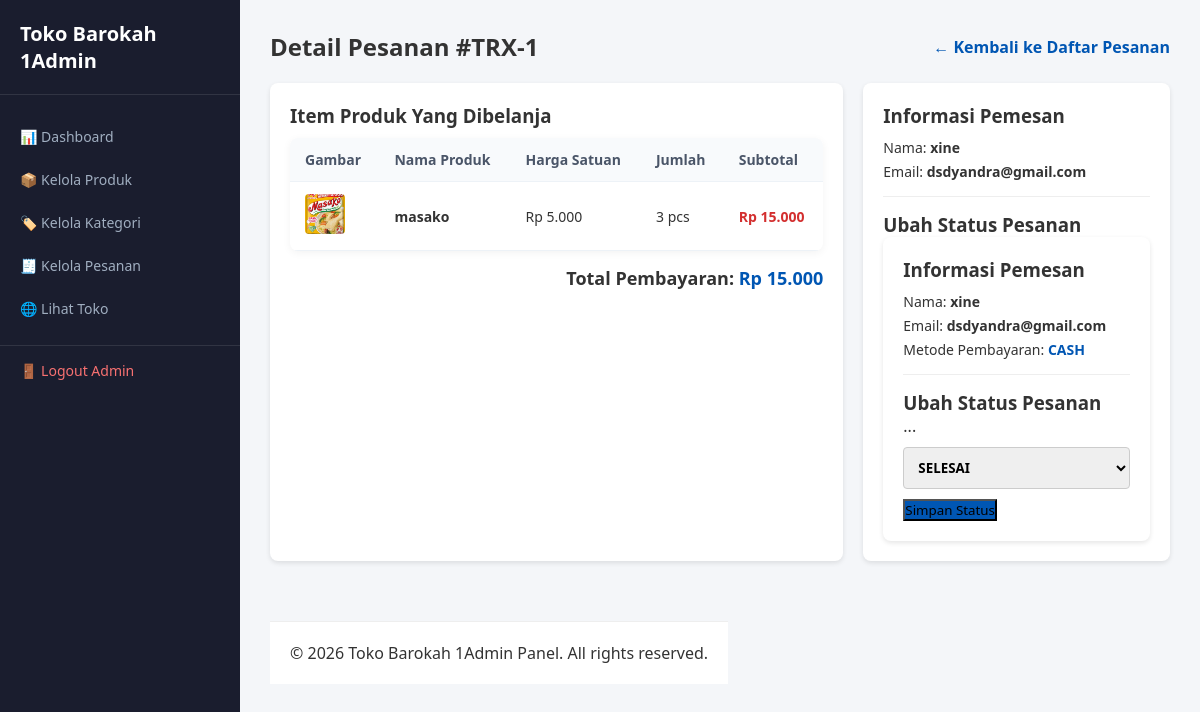
/admin/pesanan_detail.php?id=1 (signed in), run on the app's committed database.
### tables this page shows
CREATE TABLE `orders` (
  `id_order` int(11) NOT NULL,
  `id_user` int(11) DEFAULT NULL,
  `total_harga` int(11) NOT NULL,
  `metode_pembayaran` varchar(50) NOT NULL DEFAULT 'cash',
  `status` varchar(50) NOT NULL DEFAULT 'pending',
  `tanggal_order` timestamp NOT NULL DEFAULT current_timestamp(),
  `nama_pemesan` varchar(100) DEFAULT NULL,
  `no_hp` varchar(20) DEFAULT NULL,
  `alamat` text DEFAULT NULL,
  `total_bayar` int(11) DEFAULT NULL,
  `bukti_pembayaran` varchar(255) DEFAULT NULL
);

CREATE TABLE `order_details` (
  `id_detail` int(11) NOT NULL,
  `id_order` int(11) DEFAULT NULL,
  `id_produk` int(11) DEFAULT NULL,
  `qty` int(11) NOT NULL,
  `subtotal` int(11) NOT NULL
);

CREATE TABLE `products` (
  `id_produk` int(11) NOT NULL,
  `id_kategori` int(11) DEFAULT NULL,
  `nama_produk` varchar(150) NOT NULL,
  `barcode` varchar(50) DEFAULT NULL,
  `harga` int(11) NOT NULL,
  `stok` int(11) DEFAULT 0,
  `gambar` varchar(255) DEFAULT 'default.jpg',
  `created_at` timestamp NOT NULL DEFAULT current_timestamp()
);

CREATE TABLE `users` (
  `id_user` int(11) NOT NULL,
  `nama` varchar(100) NOT NULL,
  `email` varchar(100) NOT NULL,
  `password` varchar(255) NOT NULL,
  `role` enum('admin','customer') DEFAULT 'customer',
  `created_at` timestamp NOT NULL DEFAULT current_timestamp()
);

### admin/pesanan_detail.php (the view, shortened to what this page needs)
<?php
require_once '../config/database.php';
$id_order = intval($_GET['id'] ?? 0);
$query_order = "SELECT o.*, u.nama, u.email
                FROM orders o
                JOIN users u ON o.id_user = u.id_user
                WHERE o.id_order = '$id_order'";
$res_order   = mysqli_query($conn, $query_order);
$order       = mysqli_fetch_assoc($res_order);
$query_items = "SELECT od.*, p.nama_produk, p.gambar
                FROM order_details od
                JOIN products p ON od.id_produk = p.id_produk
                WHERE od.id_order = '$id_order'";
$res_items   = mysqli_query($conn, $query_items);
include 'header_admin.php';
?>
<?php if (!$order) : ?>
    <div style="background: white; padding: 30px; text-align: center; border-radius: 8px;">
        <p>Pesanan tidak ditemukan!</p>
        <a href="pesanan.php" style="color: #0056b3; font-weight: bold;">&larr; Kembali ke Daftar Pesanan</a>
    </div>
<?php else : ?>
    <div style="display: flex; justify-content: space-between; align-items: center; margin-bottom: 20px;">
        <h2>Detail Pesanan #TRX-<?php echo $order['id_order']; ?></h2>
        <a href="pesanan.php" style="text-decoration: none; color: #0056b3; font-weight: bold;">&larr; Kembali ke Daftar Pesanan</a>
    </div>
    <div style="display: flex; gap: 20px; flex-wrap: wrap;">
        <div style="flex: 2; min-width: 300px; background: white; padding: 20px; border-radius: 8px; box-shadow: 0 2px 5px rgba(0,0,0,0.1);">
            <h3>Item Produk Yang Dibelanja</h3>
            <table class="table-admin" style="margin-top: 10px;">
                <thead>
                    <tr>
                        <th>Gambar</th>
                        <th>Nama Produk</th>
                        <th>Harga Satuan</th>
                        <th>Jumlah</th>
                        <th>Subtotal</th>
                    </tr>
                </thead>
                <tbody>
                    <?php while ($item = mysqli_fetch_assoc($res_items)) : ?>
                        <tr>
                            <td>
                                <?php if ($item['gambar'] && file_exists("../assets/img/" . $item['gambar'])) : ?>
                                    <img src="../assets/img/<?php echo htmlspecialchars($item['gambar']); ?>" width="40" height="40" style="object-fit: cover; border-radius: 4px;">
                                <?php else : ?>
                                    <span style="font-size: 11px; color: #888;">No Image</span>
                                <?php endif; ?>
                            </td>
                            <td><strong><?php echo htmlspecialchars($item['nama_produk']); ?></strong></td>
                            <td>Rp <?php echo number_format($item['subtotal'] / $item['qty'], 0, ',', '.'); ?></td>
                            <td><?php echo $item['qty']; ?> pcs</td>
                            <td><strong style="color: #d32f2f;">Rp <?php echo number_format($item['subtotal'], 0, ',', '.'); ?></strong></td>
                        </tr>
                    <?php endwhile; ?>
                </tbody>
            </table>
            <div style="text-align: right; margin-top: 15px; font-size: 18px; font-weight: bold;">
                Total Pembayaran: <span style="color: #0056b3;">Rp <?php echo number_format($order['total_harga'], 0, ',', '.'); ?></span>
            </div>
        </div>
        <div style="flex: 1; min-width: 250px; background: white; padding: 20px; border-radius: 8px; box-shadow: 0 2px 5px rgba(0,0,0,0.1); height: fit-content;">
            <h3>Informasi Pemesan</h3>
            <p style="margin-top: 10px; font-size: 14px;">Nama: <strong><?php echo htmlspecialchars($order['nama']); ?></strong></p>
            <p style="font-size: 14px; margin-top: 5px;">Email: <strong><?php echo htmlspecialchars($order['email']); ?></strong></p>
            <hr style="margin: 15px 0; border: 0; border-top: 1px solid #eee;">
            <h3>Ubah Status Pesanan</h3>
        <div style="flex: 1; min-width: 250px; background: white; padding: 20px; border-radius: 8px; box-shadow: 0 2px 5px rgba(0,0,0,0.1); height: fit-content;">
            <h3>Informasi Pemesan</h3>
            <p style="margin-top: 10px; font-size: 14px;">Nama: <strong><?php echo htmlspecialchars($order['nama']); ?></strong></p>
            <p style="font-size: 14px; margin-top: 5px;">Email: <strong><?php echo htmlspecialchars($order['email']); ?></strong></p>
            <p style="font-size: 14px; margin-top: 5px;">Metode Pembayaran: <strong style="text-transform: uppercase; color: #0056b3;"><?php echo htmlspecialchars($order['metode_pembayaran'] ?? 'cash'); ?></strong></p>
            <hr style="margin: 15px 0; border: 0; border-top: 1px solid #eee;">
            <h3>Ubah Status Pesanan</h3>
            ...
            <form action="pesanan_detail.php?id=<?php echo $id_order; ?>" method="POST" style="margin-top: 10px;">
                <div class="form-group">
                    <select name="status" style="width: 100%; padding: 10px; border: 1px solid #ccc; border-radius: 4px; font-weight: bold;">
                        <option value="selesai" <?php echo ($order['status'] === 'selesai') ? 'selected' : ''; ?>>SELESAI</option>
                    </select>
                </div>
                <button type="submit" name="update_status" class="btn-auth" style="margin-top: 10px; background: #0056b3;">Simpan Status</button>
            </form>
        </div>
    </div>
<?php endif; ?>
<?php include 'footer_admin.php'; ?>

### admin/header_admin.php (style rules this page uses)
* { box-sizing: border-box; margin: 0; padding: 0; font-family: 'Segoe UI', Tahoma, Geneva, Verdana, sans-serif; }
body { background-color: #f4f6f9; color: #333; display: flex; min-height: 100vh; }
.table-admin { width: 100%; border-collapse: collapse; background: white; border-radius: 8px; overflow: hidden; box-shadow: 0 2px 8px rgba(0,0,0,0.05); }
.table-admin th, .table-admin td { padding: 12px 15px; text-align: left; border-bottom: 1px solid #edf2f7; font-size: 14px; }
.table-admin th { background: #f8fafc; font-weight: 600; color: #4a5568; }
button, .btn-action, .btn-add { transition: transform 0.15s ease; cursor: pointer; }

### data on the page
orders: id_order "1", total_harga "15.000", id_user.nama "xine", id_user.email "dsdyandra@gmail.com", metode_pembayaran "CASH", status "SELESAI"
order_details: id_produk.gambar (picture), id_produk.nama_produk "masako", $item['subtotal'] / $item['qty'] "5.000", qty "3", subtotal "15.000"
